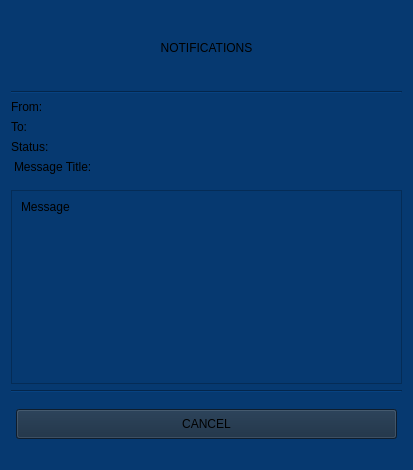
<?xml version="1.0" encoding="UTF-8"?>
<ui version="4.0">
 <class>NotificationDisplay</class>
 <widget class="QWidget" name="NotificationDisplay">
  <property name="geometry">
   <rect>
    <x>0</x>
    <y>0</y>
    <width>413</width>
    <height>470</height>
   </rect>
  </property>
  <property name="minimumSize">
   <size>
    <width>413</width>
    <height>470</height>
   </size>
  </property>
  <property name="maximumSize">
   <size>
    <width>413</width>
    <height>470</height>
   </size>
  </property>
  <property name="windowTitle">
   <string>Form</string>
  </property>
  <property name="styleSheet">
   <string notr="true">QWidget{
	background-color:rgb(6, 57, 112);
}
QLabel{
	
	font: 600 11pt &quot;Segoe UI&quot;;
}
QPushButton{
	margin-top:10px;
	margin-bottom:20px;
	margin-left:5px;
	margin-right:5px;
	padding:7px;
	
	background-color: rgb(20, 41, 63);
	font: 600 11pt &quot;Segoe UI&quot;;
}</string>
  </property>
  <layout class="QVBoxLayout" name="verticalLayout_2">
   <item>
    <widget class="QLabel" name="label_3">
     <property name="styleSheet">
      <string notr="true">margin-top:30px;
margin-bottom:30px;
font: 600 14pt &quot;Segoe UI&quot;;</string>
     </property>
     <property name="text">
      <string>NOTIFICATIONS</string>
     </property>
     <property name="alignment">
      <set>Qt::AlignmentFlag::AlignCenter</set>
     </property>
    </widget>
   </item>
   <item>
    <widget class="Line" name="line_2">
     <property name="orientation">
      <enum>Qt::Orientation::Horizontal</enum>
     </property>
    </widget>
   </item>
   <item>
    <widget class="QLabel" name="senderLabel">
     <property name="styleSheet">
      <string notr="true"/>
     </property>
     <property name="text">
      <string>From:</string>
     </property>
     <property name="alignment">
      <set>Qt::AlignmentFlag::AlignLeading|Qt::AlignmentFlag::AlignLeft|Qt::AlignmentFlag::AlignVCenter</set>
     </property>
    </widget>
   </item>
   <item>
    <widget class="QLabel" name="recipientLabel">
     <property name="styleSheet">
      <string notr="true"/>
     </property>
     <property name="text">
      <string>To: </string>
     </property>
     <property name="alignment">
      <set>Qt::AlignmentFlag::AlignLeading|Qt::AlignmentFlag::AlignLeft|Qt::AlignmentFlag::AlignVCenter</set>
     </property>
    </widget>
   </item>
   <item>
    <widget class="QLabel" name="statusLabel">
     <property name="styleSheet">
      <string notr="true"/>
     </property>
     <property name="text">
      <string>Status: </string>
     </property>
     <property name="alignment">
      <set>Qt::AlignmentFlag::AlignLeading|Qt::AlignmentFlag::AlignLeft|Qt::AlignmentFlag::AlignVCenter</set>
     </property>
    </widget>
   </item>
   <item>
    <widget class="QLabel" name="titleLabel">
     <property name="styleSheet">
      <string notr="true">margin-bottom:10px;</string>
     </property>
     <property name="text">
      <string>Message Title:</string>
     </property>
    </widget>
   </item>
   <item>
    <widget class="QScrollArea" name="scrollArea">
     <property name="widgetResizable">
      <bool>true</bool>
     </property>
     <widget class="QWidget" name="scrollAreaWidgetContents">
      <property name="geometry">
       <rect>
        <x>0</x>
        <y>0</y>
        <width>393</width>
        <height>154</height>
       </rect>
      </property>
      <layout class="QVBoxLayout" name="verticalLayout_3">
       <item>
        <layout class="QVBoxLayout" name="verticalLayout">
         <property name="spacing">
          <number>40</number>
         </property>
         <item>
          <widget class="QLabel" name="msgLabel">
           <property name="text">
            <string>Message</string>
           </property>
           <property name="wordWrap">
            <bool>true</bool>
           </property>
          </widget>
         </item>
         <item>
          <spacer name="verticalSpacer">
           <property name="orientation">
            <enum>Qt::Orientation::Vertical</enum>
           </property>
           <property name="sizeHint" stdset="0">
            <size>
             <width>20</width>
             <height>40</height>
            </size>
           </property>
          </spacer>
         </item>
        </layout>
       </item>
      </layout>
     </widget>
    </widget>
   </item>
   <item>
    <widget class="Line" name="line">
     <property name="orientation">
      <enum>Qt::Orientation::Horizontal</enum>
     </property>
    </widget>
   </item>
   <item>
    <widget class="QPushButton" name="cancelBtn">
     <property name="cursor">
      <cursorShape>PointingHandCursor</cursorShape>
     </property>
     <property name="text">
      <string>CANCEL</string>
     </property>
    </widget>
   </item>
  </layout>
 </widget>
 <resources/>
 <connections/>
</ui>
